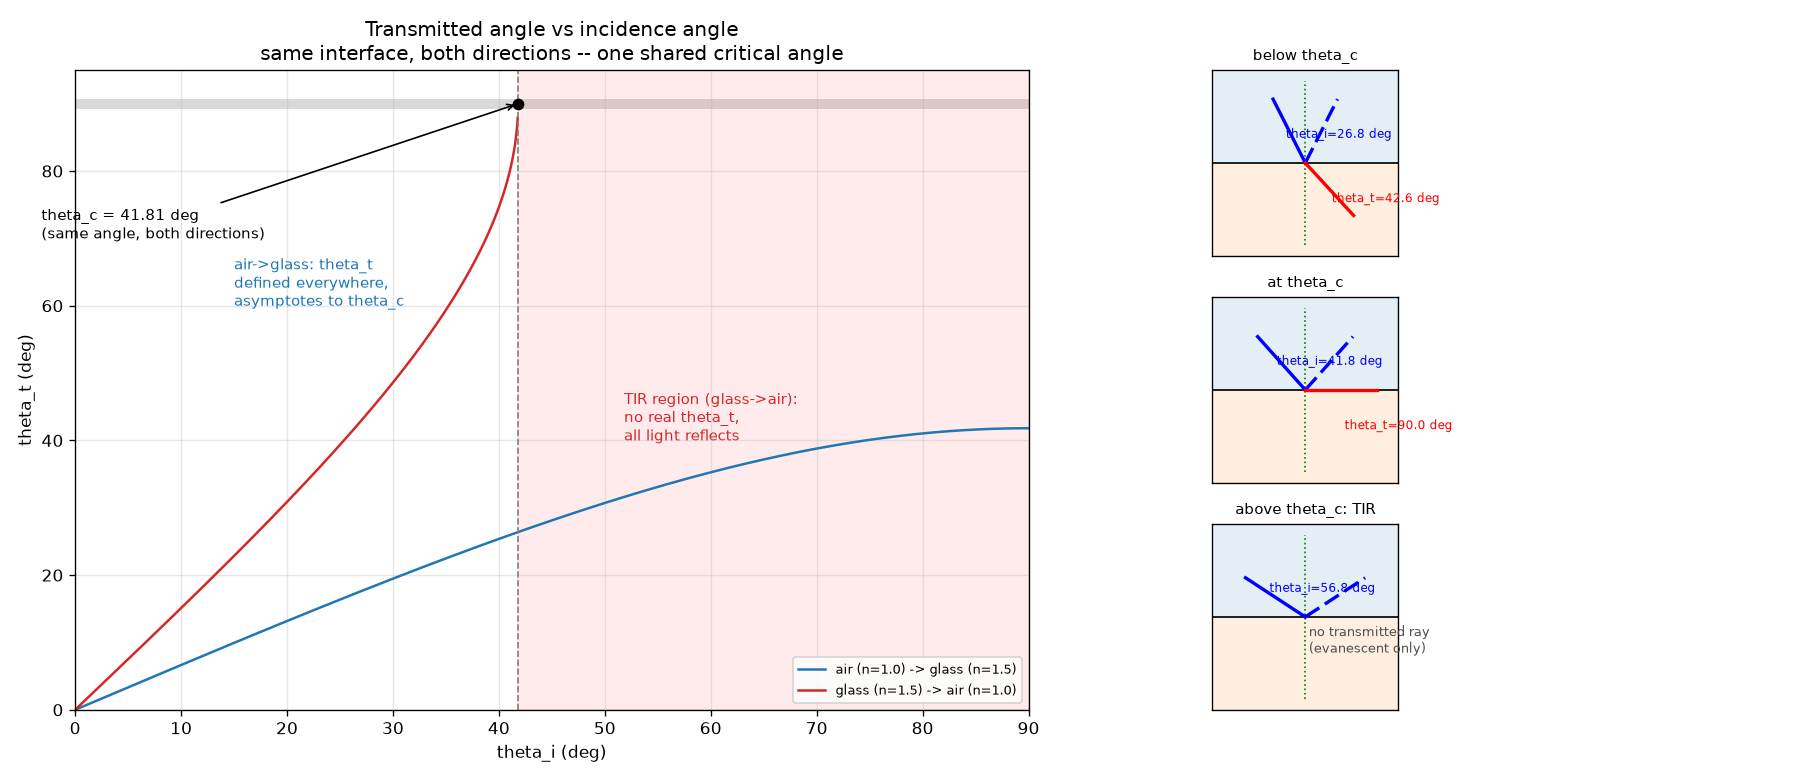

Write the Python code that produced this figure.
"""module-6 -- refraction_tir.py  (Computational Exercise: Refraction and TIR)

A small ray-interface model. Given n1, n2 and an incidence angle theta_i,
Snell's law fixes the transmitted angle:

    n1 sin(theta_i) = n2 sin(theta_t)   ->   theta_t = arcsin( (n1/n2) sin(theta_i) )

Sweep 0 <= theta_i < 90 deg and plot theta_t against theta_i.

When n1 > n2 (light trying to leave the denser medium), (n1/n2) sin(theta_i)
can exceed 1 -- there is no real theta_t, no propagating transmitted ray, and
all the light reflects. That onset is the critical angle

    theta_c = arcsin(n2 / n1)

This is the physics a fiber-optic core relies on to keep light in.
"""

import numpy as np
import matplotlib.pyplot as plt

N_GLASS, N_AIR = 1.50, 1.00


def theta_t(n1, n2, theta_i):
    """Transmitted angle (rad); NaN wherever Snell's law has no real solution."""
    s = (n1 / n2) * np.sin(theta_i)
    return np.where(np.abs(s) <= 1.0, np.arcsin(np.clip(s, -1.0, 1.0)), np.nan)


def critical_angle(n1, n2):
    """theta_c = arcsin(n2/n1), only meaningful (real) when n1 > n2."""
    if n1 <= n2:
        return None
    return np.arcsin(n2 / n1)


def main():
    theta_i = np.deg2rad(np.linspace(0.0, 89.99, 2000))

    tc_out = critical_angle(N_GLASS, N_AIR)     # glass -> air: TIR exists
    tt_out = theta_t(N_GLASS, N_AIR, theta_i)   # dense -> rare
    tt_in = theta_t(N_AIR, N_GLASS, theta_i)    # rare -> dense: always defined

    print("=" * 74)
    print("REFRACTION AND TOTAL INTERNAL REFLECTION")
    print("=" * 74)
    print(f"n_glass = {N_GLASS}, n_air = {N_AIR}")
    print()
    print(f"glass -> air (n1={N_GLASS} > n2={N_AIR}):")
    print(f"   critical angle  theta_c = arcsin(n2/n1) = {np.rad2deg(tc_out):.4f} deg")
    n_prop = np.sum(~np.isnan(tt_out))
    print(f"   {n_prop}/{len(theta_i)} sampled incidence angles still have a "
          f"propagating refracted ray;")
    print(f"   beyond theta_c, sin(theta_t) would exceed 1 -- no such ray "
          f"exists, so ALL the")
    print(f"   light reflects (total internal reflection).")
    print()
    print(f"air -> glass (n1={N_AIR} < n2={N_GLASS}):")
    print(f"   theta_t is defined for every theta_i in [0, 90) deg -- no critical")
    print(f"   angle this direction. As theta_i -> 90 deg (grazing entry),")
    print(f"   theta_t -> {np.rad2deg(tt_in[-1]):.4f} deg, "
          f"which equals theta_c above: the same interface,")
    print(f"   the same angle, seen from the two sides.")
    print()
    for name, ti in [("well below theta_c", 20.0),
                     ("just below theta_c", tc_out and np.rad2deg(tc_out) - 2),
                     ("at theta_c (grazing exit)", tc_out and np.rad2deg(tc_out)),
                     ("above theta_c (TIR)", tc_out and np.rad2deg(tc_out) + 10)]:
        ti_r = np.deg2rad(ti)
        tt = theta_t(N_GLASS, N_AIR, ti_r)
        tag = f"{np.rad2deg(tt):.2f} deg" if not np.isnan(tt) else "no real solution -> TIR"
        print(f"   theta_i = {ti:6.2f} deg ({name:<26}) : theta_t = {tag}")
    print()
    print("Typical step-index fiber (core 1.4600 / cladding 1.4500):")
    tc_fiber = critical_angle(1.4600, 1.4500)
    print(f"   theta_c = {np.rad2deg(tc_fiber):.3f} deg -- any core ray hitting "
          f"the cladding steeper than")
    print(f"   this (measured from the normal) is trapped by TIR and guided "
          f"down the fiber.")
    print("=" * 74)

    _plot(theta_i, tt_out, tt_in, tc_out)


def _plot(theta_i, tt_out, tt_in, tc_out):
    fig = plt.figure(figsize=(15, 6.5))
    ax1 = fig.add_subplot(1, 2, 1)

    ti_deg = np.rad2deg(theta_i)
    ax1.plot(ti_deg, np.rad2deg(tt_in), color="tab:blue",
             label=f"air (n={N_AIR}) -> glass (n={N_GLASS})")
    ax1.plot(ti_deg, np.rad2deg(tt_out), color="tab:red",
             label=f"glass (n={N_GLASS}) -> air (n={N_AIR})")
    tc_deg = np.rad2deg(tc_out)
    ax1.axvline(tc_deg, color="grey", ls="--", lw=1)
    ax1.axhline(90, color="0.85", lw=6, zorder=0)
    ax1.axvspan(tc_deg, 90, color="red", alpha=0.08)
    ax1.plot(tc_deg, 90, "ko", ms=6)
    ax1.annotate(f"theta_c = {tc_deg:.2f} deg\n(same angle, both directions)",
                 (tc_deg, 90), xytext=(tc_deg - 45, 70), fontsize=9,
                 arrowprops=dict(arrowstyle="->"))
    ax1.text(tc_deg + 10, 40, "TIR region (glass->air):\nno real theta_t,\n"
             "all light reflects", color="tab:red", fontsize=9)
    ax1.text(15, 60, "air->glass: theta_t\ndefined everywhere,\n"
             "asymptotes to theta_c", color="tab:blue", fontsize=9)
    ax1.set_xlim(0, 90); ax1.set_ylim(0, 95)
    ax1.set_xlabel("theta_i (deg)"); ax1.set_ylabel("theta_t (deg)")
    ax1.set_title("Transmitted angle vs incidence angle\n"
                  "same interface, both directions -- one shared critical angle")
    ax1.legend(loc="lower right", fontsize=8)
    ax1.grid(True, alpha=0.3)

    # ray diagrams: glass (y>0, n1) -> air (y<0, n2), three incidence angles
    cases = [("below theta_c", tc_deg - 15, True),
             ("at theta_c", tc_deg, True),
             ("above theta_c: TIR", tc_deg + 15, False)]
    gs = fig.add_gridspec(3, 2)
    for k, (label, ti_deg_, has_t) in enumerate(cases):
        ax = fig.add_subplot(gs[k, 1])
        _draw_rays(ax, ti_deg_, label, has_t)

    fig.tight_layout()
    fig.savefig("refraction_tir.png", dpi=120)


def _draw_rays(ax, ti_deg, label, has_transmitted):
    ti = np.deg2rad(ti_deg)
    tt = theta_t(N_GLASS, N_AIR, ti)

    ax.axhline(0, color="k", lw=1)
    ax.fill_between([-1.3, 1.3], 0, 1.3, color="tab:blue", alpha=0.12)
    ax.fill_between([-1.3, 1.3], -1.3, 0, color="tab:orange", alpha=0.12)
    ax.plot([0, 0], [-1.15, 1.15], "g:", lw=1)

    # incident ray: from upper-left down to origin
    ax.plot([-np.sin(ti), 0], [np.cos(ti), 0], "b-", lw=2)
    # reflected ray: back up to the upper-right, mirrored angle
    ax.plot([0, np.sin(ti)], [0, np.cos(ti)], color="b", lw=2, ls=(0, (5, 2)))
    if has_transmitted and not np.isnan(tt):
        ax.plot([0, np.sin(tt)], [0, -np.cos(tt)], "r-", lw=2)
        ax.annotate(f"theta_t={np.rad2deg(tt):.1f} deg", (np.sin(tt) * 0.55, -0.55),
                    fontsize=7, color="r")
    else:
        ax.text(0.05, -0.5, "no transmitted ray\n(evanescent only)",
                fontsize=7.5, color="0.3")

    ax.annotate(f"theta_i={ti_deg:.1f} deg", (-np.sin(ti) * 0.6, 0.35),
                fontsize=7, color="b")
    ax.set_xlim(-1.3, 1.3); ax.set_ylim(-1.3, 1.3)
    ax.set_aspect("equal")
    ax.set_xticks([]); ax.set_yticks([])
    ax.set_title(label, fontsize=9)


if __name__ == "__main__":
    main()
    plt.show()
